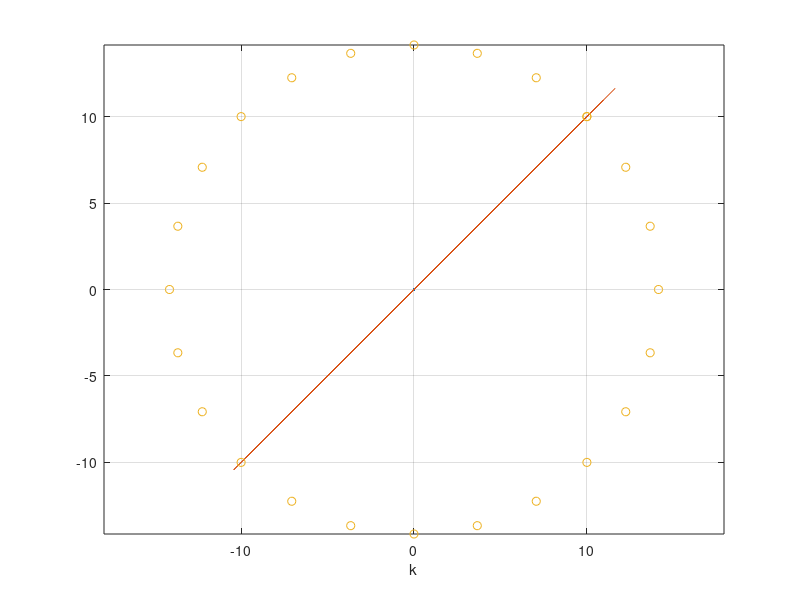

Here is the MATLAB script that generated this plot:
clear
N=25;
Nrun=1; 
T=1;
sw=1;
sv=1;

% A=[cos(pi/12),-sin(pi/12);sin(pi/12) cos(pi/12)];
A=[1 0;0 1];
C=[1 0;0 1];
R1=sw^2*eye(2);
R2=sv^2*eye(2);
Pm(:,:,1)=1e5*eye(2);

for k=1:N
    Kf(:,:,k)=Pm(:,:,k)*C'*(C*Pm(:,:,k)*C'+R2)^(-1);
    K(:,:,k)=(A*Pm(:,:,k)*C')*(C*Pm(:,:,k)*C'+R2)^(-1);
    P(:,:,k)=Pm(:,:,k)-(Pm(:,:,k)*C')*(C*Pm(:,:,k)*C'+R2)^(-1)*C*Pm(:,:,k);
    Pm(:,:,k+1)=A*Pm(:,:,k)*A'+ R1 -K(:,:,k)*(C*Pm(:,:,k)*C'+R2)*K(:,:,k)';
end

w=random('normal',0,sw,Nrun,N);
v=random('normal',0,sv,Nrun,N);
% y=[7.1165 9.6022 8.9144 9.2717 6.3400 4.0484 0.3411 -0.6784 -5.7726 -5.4925 -9.4523 -9.7232 -9.5054 -9.7908 -7.7300 -5.9779  -4.5535 -1.5042 -0.7044 3.2406 8.3029 6.1925 9.1178 9.0904 9.0662;
%     0.000 3.1398 6.3739 9.5877 10.1450 10.1919 9.0683 10.2254 7.5799 7.7231 5.4721 3.3990 0.9172 -1.3551 -5.2708 -9.7011 -9.4256 -9.3053 -9.3815 -9.8822 -8.1876 -8.7501 -4.5653 -1.9179 -1.0000];

AF=[cos(pi/12),-sin(pi/12);sin(pi/12),cos(pi/12)];
for run=1:Nrun
    xhm(:,1)=[0 0]';
    x(:,1)=[10 10]';
    for k=1:N
        x(:,k+1)=AF*x(:,k);
        y(:,k)=C*x(:,k)+[1;1]*v(run,k);
        
        xh(:,k)=xhm(:,k)+Kf(:,:,k)*(y(k)-C*xhm(:,k));
        xhm(:,k+1)=A*xhm(:,k)+K(:,:,k)*(y(k)-C*xhm(:,k));
    end
end
xs(:,run)=x(:,N);
xhs(:,run)=xh(:,N);

figure(1)
plot(0,0)
hold on
% plot([0:N-1],x(1,1:N),'x');
% plot([0:N-1],x(2,1:N),'o');
plot(xh(1,1:N),xh(2,1:N),'-');
plot(x(1,1:N),x(2,1:N),'o');
axis equal;
hold off
grid
xlabel('k');

% figure(2)
% plot(0,0)
% hold on
% plot(x(1,1:N),x(2,1:N),'x');
% % plot(y(1,1:N),y(2,1:N),'-');
% plot(xh(1,1:N),xh(2,1:N),'-');
% axis equal;
% 
% hold off
% xlabel('k');

Pf=P(:,:,N);